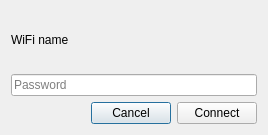
<?xml version="1.0" encoding="UTF-8"?>
<ui version="4.0">
 <class>Dialog</class>
 <widget class="QDialog" name="Dialog">
  <property name="geometry">
   <rect>
    <x>0</x>
    <y>0</y>
    <width>268</width>
    <height>135</height>
   </rect>
  </property>
  <property name="windowTitle">
   <string>Dialog</string>
  </property>
  <layout class="QVBoxLayout" name="verticalLayout">
   <item>
    <layout class="QHBoxLayout" name="horizontalLayout_2">
     <item>
      <widget class="QLabel" name="label">
       <property name="text">
        <string>WiFi name</string>
       </property>
      </widget>
     </item>
     <item>
      <spacer name="horizontalSpacer_4">
       <property name="orientation">
        <enum>Qt::Horizontal</enum>
       </property>
       <property name="sizeHint" stdset="0">
        <size>
         <width>40</width>
         <height>20</height>
        </size>
       </property>
      </spacer>
     </item>
    </layout>
   </item>
   <item>
    <widget class="QLineEdit" name="passwordLineEdit">
     <property name="placeholderText">
      <string>Password</string>
     </property>
    </widget>
   </item>
   <item>
    <layout class="QHBoxLayout" name="horizontalLayout">
     <item>
      <spacer name="horizontalSpacer">
       <property name="orientation">
        <enum>Qt::Horizontal</enum>
       </property>
       <property name="sizeHint" stdset="0">
        <size>
         <width>40</width>
         <height>20</height>
        </size>
       </property>
      </spacer>
     </item>
     <item>
      <widget class="QPushButton" name="pushButton">
       <property name="text">
        <string>Cancel</string>
       </property>
      </widget>
     </item>
     <item>
      <widget class="QPushButton" name="pushButton_2">
       <property name="text">
        <string>Connect</string>
       </property>
      </widget>
     </item>
    </layout>
   </item>
  </layout>
 </widget>
 <resources/>
 <connections>
  <connection>
   <sender>pushButton</sender>
   <signal>clicked()</signal>
   <receiver>Dialog</receiver>
   <slot>close()</slot>
   <hints>
    <hint type="sourcelabel">
     <x>122</x>
     <y>96</y>
    </hint>
    <hint type="destinationlabel">
     <x>49</x>
     <y>113</y>
    </hint>
   </hints>
  </connection>
 </connections>
</ui>
